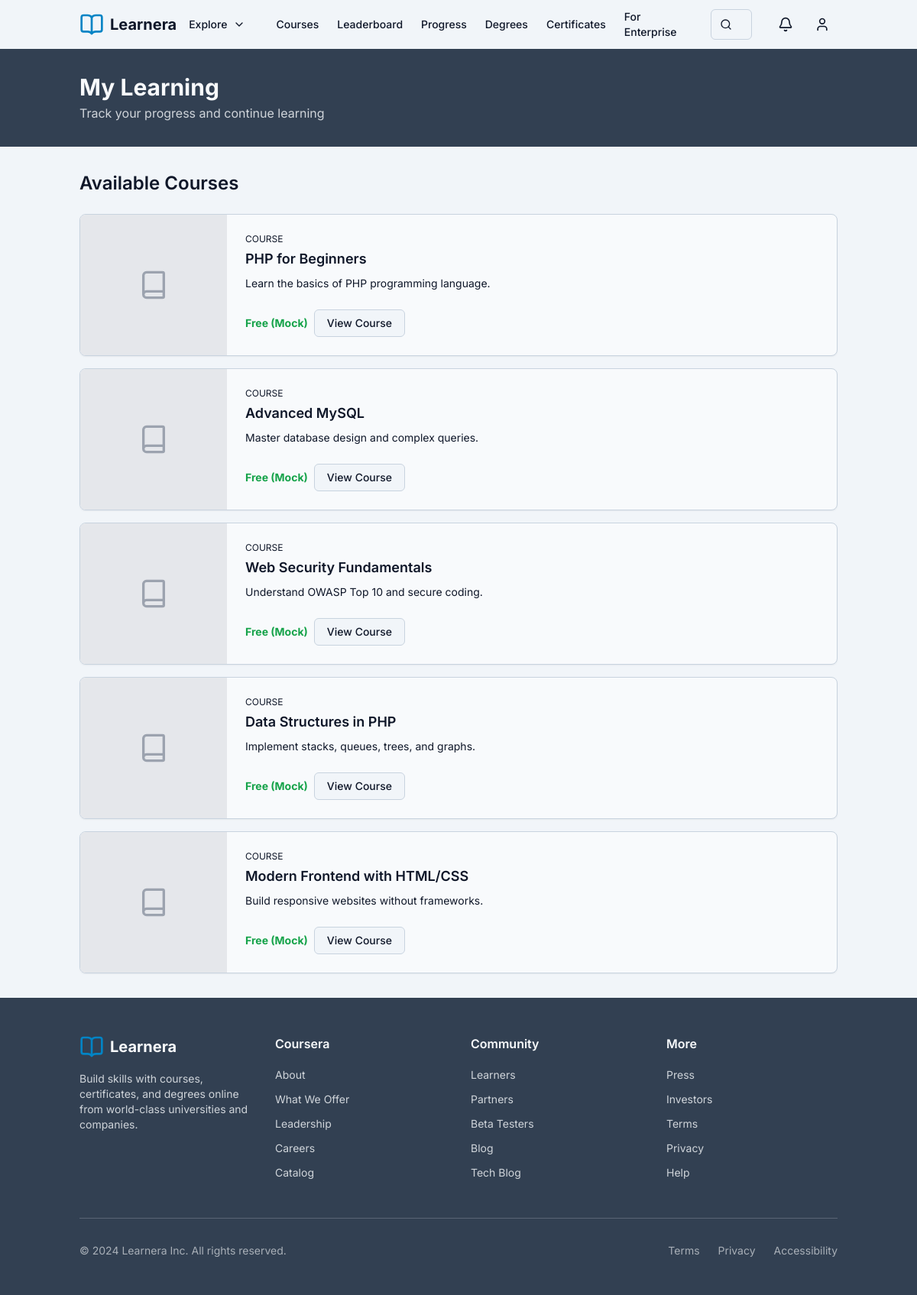
/backend/dashboard.php (signed in), run on the app's committed database.
### tables this page shows
CREATE TABLE `courses` (
  `id` int(11) NOT NULL AUTO_INCREMENT,
  `title` varchar(255) NOT NULL,
  `description` text,
  `price` decimal(10,2) NOT NULL DEFAULT '0.00',
  `thumbnail` varchar(255) DEFAULT NULL,
  PRIMARY KEY (`id`)
);

### backend/dashboard.php (the view, shortened to what this page needs)
<?php
require_once 'db.php';
$userId = getCurrentUserId();
$stmt = $pdo->query("SELECT * FROM courses");
$courses = $stmt->fetchAll();
$stmt = $pdo->prepare("SELECT course_id FROM user_courses WHERE user_id = ?");
$stmt->execute([$userId]);
$purchasedIds = $stmt->fetchAll(PDO::FETCH_COLUMN);
$stmt = $pdo->prepare("SELECT course_id FROM certificates WHERE user_id = ?");
$stmt->execute([$userId]);
$completedIds = $stmt->fetchAll(PDO::FETCH_COLUMN);
?>
<!DOCTYPE html>
<html>
<head>
</head>
<body>
<?php
require_once 'includes/header.php';
?>
    <div class="bg-secondary py-8">
        <div class="container mx-auto px-4">
          <h1 class="text-3xl font-bold text-secondary-foreground">My Learning</h1>
          <p class="text-secondary-foreground/80 mt-1">
            Track your progress and continue learning
          </p>
        </div>
    </div>
    <div class="container mx-auto px-4 py-8">
        <h2 class="text-2xl font-semibold mb-6">Available Courses</h2>
        <div class="space-y-4">
            <?php foreach ($courses as $course): ?>
                <?php
                    $isOwned = in_array($course['id'], $purchasedIds);
                    $isCompleted = in_array($course['id'], $completedIds);
                ?>
                <div class="bg-card text-card-foreground rounded-lg border border-border shadow-sm overflow-hidden">
                    <div class="flex flex-col sm:flex-row">
                        <div class="sm:w-48 h-32 sm:h-auto bg-muted relative">
                            <?php if (!empty($course['thumbnail'])): ?>
                                <img src="<?= htmlspecialchars($course['thumbnail']) ?>" alt="<?= htmlspecialchars($course['title']) ?>" class="w-full h-full object-cover absolute inset-0">
                            <?php else: ?>
                                <div class="w-full h-full flex items-center justify-center bg-gray-200">
                                    <i data-lucide="book" class="h-10 w-10 text-gray-400"></i>
                                </div>
                            <?php endif; ?>
                        </div>
                        <div class="flex-1 p-4 sm:p-6 flex flex-col justify-between">
                            <div>
                                <div class="flex justify-between items-start mb-2">
                                    <div>
                                        <p class="text-xs text-muted-foreground uppercase mb-1">Course</p>
                                        <h3 class="font-semibold text-lg hover:text-primary transition-colors">
                                            <?= htmlspecialchars($course['title']) ?>
                                        </h3>
                                    </div>
                                </div>
                                <p class="text-muted-foreground text-sm mb-4 line-clamp-2">
                                    <?= htmlspecialchars($course['description']) ?>
                                </p>
                            </div>
                            <div class="flex items-center gap-2 mt-2">
                                <?php if ($isCompleted): ?>
                                    <a href="certificate.php?course_id=<?= $course['id'] ?>" class="inline-flex items-center justify-center whitespace-nowrap rounded-md text-sm font-medium ring-offset-background transition-colors focus-visible:outline-none focus-visible:ring-2 focus-visible:ring-ring focus-visible:ring-offset-2 disabled:pointer-events-none disabled:opacity-50 border border-input bg-background hover:bg-accent hover:text-accent-foreground h-9 px-4 py-2">
                                        <i data-lucide="award" class="mr-2 h-4 w-4"></i> View Certificate
                                    </a>
                                <?php else: ?>
                                    <div class="flex items-center gap-2">
                                        <span class="text-sm font-bold text-green-600">Free (Mock)</span>
                                        <a href="course.php?id=<?= $course['id'] ?>" class="inline-flex items-center justify-center whitespace-nowrap rounded-md text-sm font-medium ring-offset-background transition-colors focus-visible:outline-none focus-visible:ring-2 focus-visible:ring-ring focus-visible:ring-offset-2 disabled:pointer-events-none disabled:opacity-50 border border-input bg-background hover:bg-accent hover:text-accent-foreground h-9 px-4 py-2">
                                            View Course
                                        </a>
                                    </div>
                                <?php endif; ?>
                            </div>
                        </div>
                    </div>
                </div>
            <?php endforeach; ?>
        </div>
    </div>
<?php require_once 'includes/footer.php'; ?>

### backend/includes/header.php (shortened to what this page needs)
<!DOCTYPE html>
<html lang="en">
<head>
    <link rel="stylesheet" href="../frontend/modern-theme.css">
    <script src="https://cdn.tailwindcss.com"></script>
</head>
<body class="bg-background text-foreground min-h-screen flex flex-col">
    <header className="sticky top-0 z-50 bg-card border-b border-border shadow-sm">
      <div class="container mx-auto">
        <div class="flex items-center justify-between h-16 px-4">
          <a href="index.php" class="flex items-center gap-2">
            <i data-lucide="book-open" class="h-8 w-8 text-primary"></i>
            <span class="text-xl font-bold text-foreground hidden sm:inline">Learnera</span>
          </a>
          <nav class="hidden lg:flex items-center gap-6">
             <div class="relative group">
                <button class="flex items-center gap-1 text-sm font-medium hover:bg-accent hover:text-accent-foreground h-10 px-4 py-2 rounded-md transition-colors">
                  Explore <i data-lucide="chevron-down" class="h-4 w-4 ml-1"></i>
                </button>
             </div>
              <a href="dashboard.php" class="text-sm font-medium transition-colors hover:text-primary text-foreground">Courses</a>
              <a href="leaderboard.php" class="text-sm font-medium transition-colors hover:text-primary text-foreground">Leaderboard</a>
              <a href="progress.php" class="text-sm font-medium transition-colors hover:text-primary text-foreground">Progress</a>
              <a href="#" class="text-sm font-medium transition-colors hover:text-primary text-muted-foreground">Degrees</a>
              <a href="#" class="text-sm font-medium transition-colors hover:text-primary text-muted-foreground">Certificates</a>
              <a href="#" class="text-sm font-medium transition-colors hover:text-primary text-muted-foreground">For Enterprise</a>
          </nav>
          <div class="hidden md:flex items-center flex-1 max-w-md mx-6">
            <div class="relative w-full">
              <i data-lucide="search" class="absolute left-3 top-1/2 transform -translate-y-1/2 h-4 w-4 text-muted-foreground"></i>
              <input
                type="text"
                placeholder="What do you want to learn?"
                class="flex h-10 w-full rounded-md border border-input bg-background px-3 py-2 text-sm ring-offset-background file:border-0 file:bg-transparent file:text-sm file:font-medium placeholder:text-muted-foreground focus-visible:outline-none focus-visible:ring-2 focus-visible:ring-ring focus-visible:ring-offset-2 disabled:cursor-not-allowed disabled:opacity-50 pl-10"
              />
            </div>
          </div>
          <div class="flex items-center gap-2">
            <button class="hidden sm:inline-flex items-center justify-center whitespace-nowrap rounded-md text-sm font-medium ring-offset-background transition-colors focus-visible:outline-none focus-visible:ring-2 focus-visible:ring-ring focus-visible:ring-offset-2 disabled:pointer-events-none disabled:opacity-50 hover:bg-accent hover:text-accent-foreground h-10 w-10">
               <i data-lucide="bell" class="h-5 w-5"></i>
            </button>
            <?php if(isset($_SESSION['user_id'])): ?>
                 <div class="relative group">
                    <button class="inline-flex items-center justify-center whitespace-nowrap rounded-md text-sm font-medium ring-offset-background transition-colors focus-visible:outline-none focus-visible:ring-2 focus-visible:ring-ring focus-visible:ring-offset-2 disabled:pointer-events-none disabled:opacity-50 hover:bg-accent hover:text-accent-foreground h-10 w-10">
                        <i data-lucide="user" class="h-5 w-5"></i>
                    </button>
                </div>
            <?php endif; ?>
          </div>
        </div>
      </div>
    </header>
    <main class="flex-1">

### backend/includes/footer.php (shortened to what this page needs)
    </main>
    <footer class="bg-secondary text-secondary-foreground mt-auto">
      <div class="container mx-auto px-4 py-12">
        <div class="grid grid-cols-1 md:grid-cols-2 lg:grid-cols-4 gap-8">
          <div>
            <a href="index.php" class="flex items-center gap-2 mb-4">
              <i data-lucide="book-open" class="h-8 w-8 text-primary"></i>
              <span class="text-xl font-bold">Learnera</span>
            </a>
            <p class="text-sm text-secondary-foreground/80 mb-6">
              Build skills with courses, certificates, and degrees online from world-class
              universities and companies.
            </p>
          </div>
            <div>
              <h3 class="font-semibold mb-4">Coursera</h3>
              <ul class="space-y-2">
                  <li><a href="#" class="text-sm text-secondary-foreground/80 hover:text-primary transition-colors">About</a></li>
                  <li><a href="#" class="text-sm text-secondary-foreground/80 hover:text-primary transition-colors">What We Offer</a></li>
                  <li><a href="#" class="text-sm text-secondary-foreground/80 hover:text-primary transition-colors">Leadership</a></li>
                  <li><a href="#" class="text-sm text-secondary-foreground/80 hover:text-primary transition-colors">Careers</a></li>
                  <li><a href="dashboard.php" class="text-sm text-secondary-foreground/80 hover:text-primary transition-colors">Catalog</a></li>
              </ul>
            </div>
            <div>
              <h3 class="font-semibold mb-4">Community</h3>
              <ul class="space-y-2">
                  <li><a href="#" class="text-sm text-secondary-foreground/80 hover:text-primary transition-colors">Learners</a></li>
                  <li><a href="#" class="text-sm text-secondary-foreground/80 hover:text-primary transition-colors">Partners</a></li>
                  <li><a href="#" class="text-sm text-secondary-foreground/80 hover:text-primary transition-colors">Beta Testers</a></li>
                  <li><a href="#" class="text-sm text-secondary-foreground/80 hover:text-primary transition-colors">Blog</a></li>
                  <li><a href="#" class="text-sm text-secondary-foreground/80 hover:text-primary transition-colors">Tech Blog</a></li>
              </ul>
            </div>
            <div>
              <h3 class="font-semibold mb-4">More</h3>
              <ul class="space-y-2">
                  <li><a href="#" class="text-sm text-secondary-foreground/80 hover:text-primary transition-colors">Press</a></li>
                  <li><a href="#" class="text-sm text-secondary-foreground/80 hover:text-primary transition-colors">Investors</a></li>
                  <li><a href="#" class="text-sm text-secondary-foreground/80 hover:text-primary transition-colors">Terms</a></li>
                  <li><a href="#" class="text-sm text-secondary-foreground/80 hover:text-primary transition-colors">Privacy</a></li>
                  <li><a href="#" class="text-sm text-secondary-foreground/80 hover:text-primary transition-colors">Help</a></li>
              </ul>
            </div>
        </div>
        <div class="border-t border-secondary-foreground/20 mt-12 pt-8">
          <div class="flex flex-col md:flex-row justify-between items-center gap-4">
            <p class="text-sm text-secondary-foreground/60">
              © 2024 Learnera Inc. All rights reserved.
            </p>
            <div class="flex gap-6">
              <a href="#" class="text-sm text-secondary-foreground/60 hover:text-primary transition-colors">Terms</a>
              <a href="#" class="text-sm text-secondary-foreground/60 hover:text-primary transition-colors">Privacy</a>
              <a href="#" class="text-sm text-secondary-foreground/60 hover:text-primary transition-colors">Accessibility</a>
            </div>
          </div>
        </div>
      </div>
    </footer>
</body>
</html>

### frontend/modern-theme.css (style rules this page uses)
:root { --background: 209 40% 96%; --foreground: 222 47% 11%; --card: 210 40% 98%; --card-foreground: 222 47% 11%; --popover: 214 31% 91%; --popover-foreground: 222 47% 11%; --primary: 200 98% 39%; --primary-foreground: 204 100% 97%; --secondary: 215 24% 26%; --secondary-foreground: 210 40% 98%; --muted: 215 20% 65%; --muted-foreground: 222 47% 11%; --accent: 210 40% 98%; --accent-foreground: 215 19% 34%; --destructive: 0 72% 50%; --destructive-foreground: 0 85% 97%; --border: 212 26% 83%; --input: 212 26% 83%; --ring: 200 98% 39%; --radius: 0.5rem; }
body { background-color: hsl(var(--background)); color: hsl(var(--foreground)); font-family: 'Inter', sans-serif; }

### data on the page
courses: title "PHP for Beginners", description "Learn the basics of PHP programming language."
courses: title "Advanced MySQL", description "Master database design and complex queries."
courses: title "Web Security Fundamentals", description "Understand OWASP Top 10 and secure coding."
courses: title "Data Structures in PHP", description "Implement stacks, queues, trees, and graphs."
courses: title "Modern Frontend with HTML/CSS", description "Build responsive websites without frameworks."
